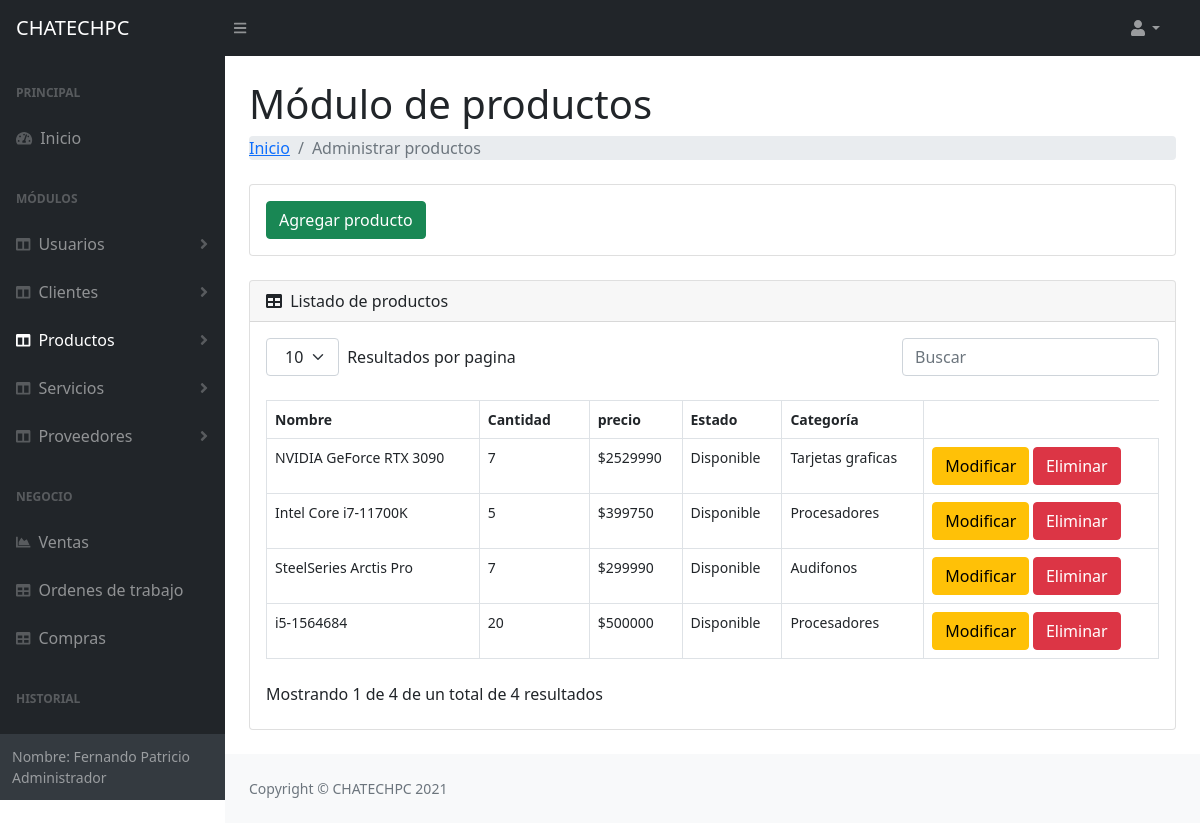
/administrar_productos.php (signed in), run on the app's committed database.
### tables this page shows
CREATE TABLE IF NOT EXISTS `producto` (
  `idproducto` int(11) NOT NULL AUTO_INCREMENT,
  `nombre` varchar(100) DEFAULT NULL,
  `cantidad` varchar(6) DEFAULT NULL,
  `precio` int(11) DEFAULT NULL,
  `estado` varchar(13) DEFAULT NULL,
  `categoria_idcategoria` int(11) NOT NULL,
  PRIMARY KEY (`idproducto`,`categoria_idcategoria`),
  KEY `fk_producto_categoria1` (`categoria_idcategoria`)
);

CREATE TABLE IF NOT EXISTS `categoria` (
  `idcategoria` int(11) NOT NULL AUTO_INCREMENT,
  `nombre` varchar(100) DEFAULT NULL,
  `estado` varchar(13) DEFAULT NULL,
  PRIMARY KEY (`idcategoria`)
);

### administrar_productos.php (the view, shortened to what this page needs)
<?php
require_once "recursos/conexionBD.php";
?>
<!DOCTYPE html>
<html lang="es">
<head>
  <link rel="stylesheet" href="css/bootstrap.min.css">
  <link href="https://cdn.jsdelivr.net/npm/simple-datatables@latest/dist/style.css" rel="stylesheet" />
  <link href="css/styles.css" rel="stylesheet" />
  <link href="https://cdn.jsdelivr.net/npm/select2@4.1.0-rc.0/dist/css/select2.min.css" rel="stylesheet" />
</head>
<body class="sb-nav-fixed">
  <nav class="sb-topnav navbar navbar-expand navbar-dark bg-dark">
    <a class="navbar-brand ps-3" href="home.php">CHATECHPC</a>
    <button class="btn btn-link btn-sm order-1 order-lg-0 me-4 me-lg-0" id="sidebarToggle" href="#!"><i class="fas fa-bars"></i></button>
    <ul class="navbar-nav ms-auto ms-auto me-0 me-md-3 my-2 my-md-0">
      <li class=" nav-item dropdown">
        <a class="nav-link dropdown-toggle" id="navbarDropdown" href="#" role="button" data-bs-toggle="dropdown" aria-expanded="false"><i class="fas fa-user fa-fw"></i></a>
      </li>
    </ul>
  </nav>
  <div id="layoutSidenav">
    <div id="layoutSidenav_nav">
      <nav class="sb-sidenav accordion sb-sidenav-dark" id="sidenavAccordion">
        <div class="sb-sidenav-menu">
          <div class="nav">
            <div class="sb-sidenav-menu-heading">Principal</div>
            <a class="nav-link" href="home.php">
              <div class="sb-nav-link-icon"><i class="fas fa-tachometer-alt"></i></div>
              Inicio
            </a>
            <div class="sb-sidenav-menu-heading">Módulos</div>
            <a class="nav-link collapsed" href="#" data-bs-toggle="collapse" data-bs-target="#usuarios" aria-expanded="false" aria-controls="collapseLayouts">
              <div class="sb-nav-link-icon"><i class="fas fa-columns"></i></div>
              Usuarios
              <div class="sb-sidenav-collapse-arrow"><i class="fas fa-angle-down"></i></div>
            </a>
            <a class="nav-link collapsed" href="#" data-bs-toggle="collapse" data-bs-target="#clientes" aria-expanded="false" aria-controls="collapseLayouts">
              <div class="sb-nav-link-icon"><i class="fas fa-columns"></i></div>
              Clientes
              <div class="sb-sidenav-collapse-arrow"><i class="fas fa-angle-down"></i></div>
            </a>
            <a class="nav-link collapsed active" href="#" data-bs-toggle="collapse" data-bs-target="#productos" aria-expanded="false" aria-controls="collapseLayouts">
              <div class="sb-nav-link-icon"><i class="fas fa-columns"></i></div>
              Productos
              <div class="sb-sidenav-collapse-arrow"><i class="fas fa-angle-down"></i></div>
            </a>
            <a class="nav-link collapsed" href="#" data-bs-toggle="collapse" data-bs-target="#servicios" aria-expanded="false" aria-controls="collapseLayouts">
              <div class="sb-nav-link-icon"><i class="fas fa-columns"></i></div>
              Servicios
              <div class="sb-sidenav-collapse-arrow"><i class="fas fa-angle-down"></i></div>
            </a>
            <a class="nav-link collapsed" href="#" data-bs-toggle="collapse" data-bs-target="#proveedores" aria-expanded="false" aria-controls="collapseLayouts">
              <div class="sb-nav-link-icon"><i class="fas fa-columns"></i></div>
              Proveedores
              <div class="sb-sidenav-collapse-arrow"><i class="fas fa-angle-down"></i></div>
            </a>
            <div class="sb-sidenav-menu-heading">Negocio</div>
            <a class="nav-link" href="negocio.php">
              <div class="sb-nav-link-icon"><i class="fas fa-chart-area"></i></div>
              Ventas
            </a>
            <a class="nav-link" href="ot.php">
              <div class="sb-nav-link-icon"><i class="fas fa-table"></i></div>
              Ordenes de trabajo
            </a>
            <a class="nav-link" href="compras.php">
              <div class="sb-nav-link-icon"><i class="fas fa-table"></i></div>
              Compras
            </a>
            <div class="sb-sidenav-menu-heading">Historial</div>
            <a class="nav-link" href="historialBoleta.php">
            </a>
          </div>
        </div>
        <div class="sb-sidenav-footer">
        <div class="small"> <?php echo "Nombre: " . $_SESSION['nombres'] . " " . $_SESSION['tipo_usuario'] ?></div>
        </div>
      </nav>
    </div>
    <div id="layoutSidenav_content">
      <main>
        <div class="container-fluid px-4">
          <h1 class="mt-4">Módulo de productos</h1>
          <ol class="breadcrumb mb-4">
            <li class="breadcrumb-item"><a href="home.php">Inicio</a></li>
            <li class="breadcrumb-item active">Administrar productos</li>
          </ol>
          <div class="card mb-4">
            <div class="card-body">
              <button class="btn btn-success" data-toggle="modal" data-target="#add_new_record_modal">Agregar
                producto</button>
            </div>
          </div>
          <div class="card mb-4" id="tablausuarios">
            <div class="card-header">
              <i class="fas fa-table me-1"></i> Listado de productos
            </div>
            <div class="card-body">
              <table id="datatablesSimple">
                <thead>
                  <tr>
                    <th>Nombre</th>
                    <th>Cantidad</th>
                    <th>precio</th>
                    <th>Estado</th>
                    <th>Categoría</th>
                  </tr>
                </thead>
                <tbody>
                  <?php
                  $sql = "SELECT producto.idproducto,producto.nombre,producto.cantidad,producto.precio,producto.estado,categoria.nombre
                            FROM producto
                      INNER JOIN categoria
                              ON categoria.idcategoria = producto.categoria_idcategoria";
                  $resultado = mysqli_query($conexion, $sql);
                  while ($ver = mysqli_fetch_row($resultado)) {
                  ?>
                    <tr>
                      <td><?php echo $ver[1] ?></td>
                      <td><?php echo $ver[2] ?></td>
                      <td>$<?php echo $ver[3] ?></td>
                      <td><?php echo $ver[4] ?></td>
                      <td><?php echo $ver[5] ?></td>
                      <th>
                        <button onclick="GetUserDetails('<?php echo $ver[0] ?>')" class="btn btn-warning">Modificar</button>
                        <button onclick="DeleteUser('<?php echo $ver[0] ?>')" class="btn btn-danger">Eliminar</button>
                      </th>
                    </tr>
                  <?php
                  }
                  ?>
                </tbody>
              </table>
            </div>
          </div>
        </div>
      </main>
      <footer class="py-4 bg-light mt-auto">
        <div class="container-fluid px-4">
          <div class="d-flex align-items-center justify-content-between small">
            <div class="text-muted">Copyright &copy; CHATECHPC 2021</div>
          </div>
        </div>
      </footer>
    </div>
  </div>
</body>
</html>

### data on the page
producto: nombre "NVIDIA GeForce RTX 3090", cantidad "7", precio "2529990", estado "Disponible", categoria_idcategoria.nombre "Tarjetas graficas"
producto: nombre "Intel Core i7-11700K", cantidad "5", precio "399750", estado "Disponible", categoria_idcategoria.nombre "Procesadores"
producto: nombre "SteelSeries Arctis Pro", cantidad "7", precio "299990", estado "Disponible", categoria_idcategoria.nombre "Audifonos"
producto: nombre "i5-1564684", cantidad "20", precio "500000", estado "Disponible", categoria_idcategoria.nombre "Procesadores"

### other printed values
$_SESSION['nombres'] "Fernando Patricio"
$_SESSION['tipo_usuario'] "Administrador"
